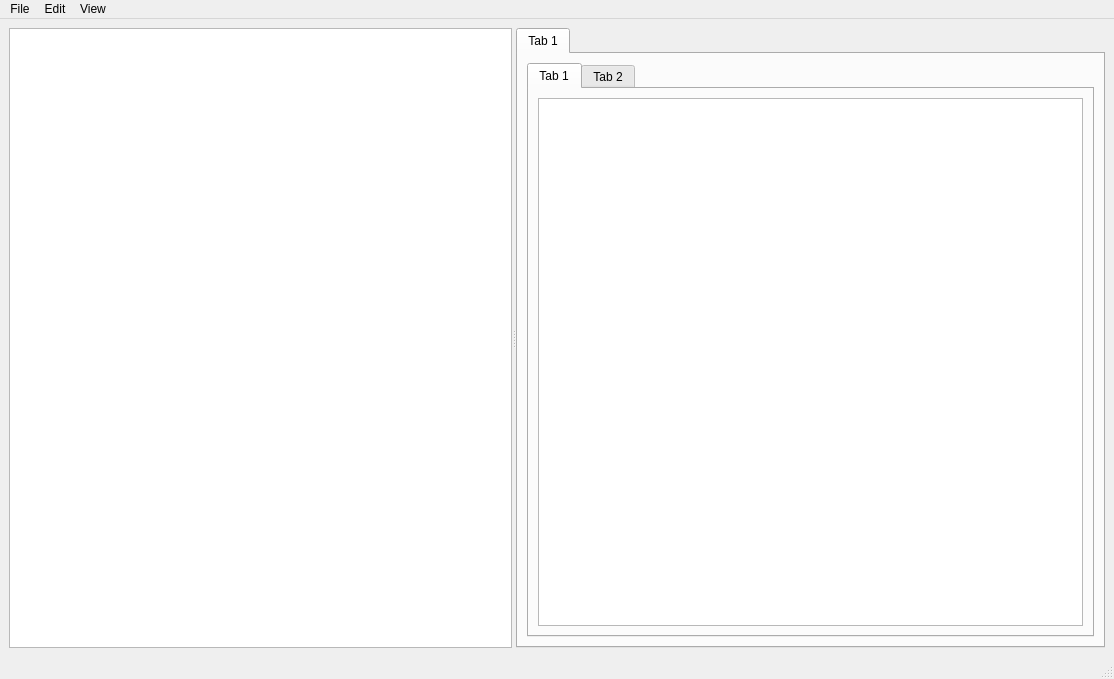
<?xml version="1.0" encoding="UTF-8"?>
<ui version="4.0">
 <class>MainWindow</class>
 <widget class="QMainWindow" name="MainWindow">
  <property name="geometry">
   <rect>
    <x>0</x>
    <y>0</y>
    <width>1114</width>
    <height>679</height>
   </rect>
  </property>
  <property name="windowTitle">
   <string>MainWindow</string>
  </property>
  <widget class="QWidget" name="centralwidget">
   <property name="enabled">
    <bool>true</bool>
   </property>
   <property name="sizePolicy">
    <sizepolicy hsizetype="Expanding" vsizetype="Expanding">
     <horstretch>0</horstretch>
     <verstretch>0</verstretch>
    </sizepolicy>
   </property>
   <layout class="QHBoxLayout" name="horizontalLayout">
    <item>
     <widget class="QSplitter" name="splitter">
      <property name="sizePolicy">
       <sizepolicy hsizetype="Expanding" vsizetype="Expanding">
        <horstretch>0</horstretch>
        <verstretch>0</verstretch>
       </sizepolicy>
      </property>
      <property name="orientation">
       <enum>Qt::Orientation::Horizontal</enum>
      </property>
      <widget class="FileTreeView" name="treeView"/>
      <widget class="QTabWidget" name="tabWidget">
       <property name="currentIndex">
        <number>0</number>
       </property>
       <widget class="QWidget" name="tab">
        <attribute name="title">
         <string>Tab 1</string>
        </attribute>
        <layout class="QHBoxLayout" name="horizontalLayout_2">
         <item>
          <widget class="QTabWidget" name="tabWidget_2">
           <property name="currentIndex">
            <number>0</number>
           </property>
           <widget class="QWidget" name="tab_3">
            <attribute name="title">
             <string>Tab 1</string>
            </attribute>
            <layout class="QHBoxLayout" name="horizontalLayout_3">
             <item>
              <widget class="QPlainTextEdit" name="plainTextEdit"/>
             </item>
            </layout>
           </widget>
           <widget class="QWidget" name="tab_4">
            <attribute name="title">
             <string>Tab 2</string>
            </attribute>
            <widget class="QDateEdit" name="dateEdit">
             <property name="geometry">
              <rect>
               <x>90</x>
               <y>260</y>
               <width>110</width>
               <height>24</height>
              </rect>
             </property>
            </widget>
            <widget class="QSlider" name="horizontalSlider">
             <property name="geometry">
              <rect>
               <x>110</x>
               <y>360</y>
               <width>160</width>
               <height>16</height>
              </rect>
             </property>
             <property name="orientation">
              <enum>Qt::Orientation::Horizontal</enum>
             </property>
            </widget>
            <widget class="QCalendarWidget" name="calendarWidget">
             <property name="geometry">
              <rect>
               <x>80</x>
               <y>40</y>
               <width>280</width>
               <height>156</height>
              </rect>
             </property>
            </widget>
           </widget>
          </widget>
         </item>
        </layout>
       </widget>
      </widget>
     </widget>
    </item>
   </layout>
  </widget>
  <widget class="QMenuBar" name="menubar">
   <property name="enabled">
    <bool>true</bool>
   </property>
   <property name="geometry">
    <rect>
     <x>0</x>
     <y>0</y>
     <width>1114</width>
     <height>21</height>
    </rect>
   </property>
   <widget class="QMenu" name="menuFile">
    <property name="title">
     <string>File</string>
    </property>
    <addaction name="actionNew_Project"/>
    <addaction name="actionOpen_Project"/>
    <addaction name="separator"/>
   </widget>
   <widget class="QMenu" name="menuEdit">
    <property name="title">
     <string>Edit</string>
    </property>
   </widget>
   <widget class="QMenu" name="menuView">
    <property name="title">
     <string>View</string>
    </property>
   </widget>
   <addaction name="menuFile"/>
   <addaction name="menuEdit"/>
   <addaction name="menuView"/>
  </widget>
  <widget class="QStatusBar" name="statusbar">
   <property name="enabled">
    <bool>true</bool>
   </property>
  </widget>
  <action name="actionNew_Project">
   <property name="text">
    <string>New Project</string>
   </property>
  </action>
  <action name="actionOpen_Project">
   <property name="text">
    <string>Open Project</string>
   </property>
  </action>
 </widget>
 <customwidgets>
  <customwidget>
   <class>FileTreeView</class>
   <extends>QTreeView</extends>
   <header>filetreeview.h</header>
  </customwidget>
 </customwidgets>
 <resources/>
 <connections/>
</ui>
